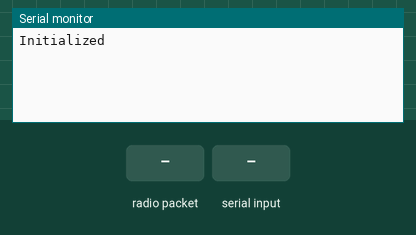
A sketch run on a simulated Arduino Uno, built with avr-gcc and run on an emulated ATmega328P. Parts: the last lines printed to the serial monitor. The test bench sets the inputs (shaded band). No radio packets arrive unless stated.

Above: at 1.2 s.
1.3 s: radio packet "SWITCH" arrives
At 2.5 s:
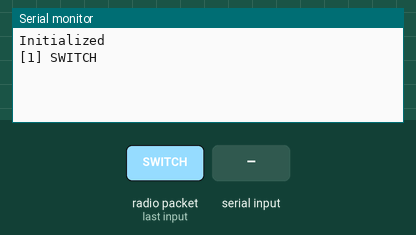
2.8 s: "LSWITCH:1\n" received over Serial
At 4.1 s:
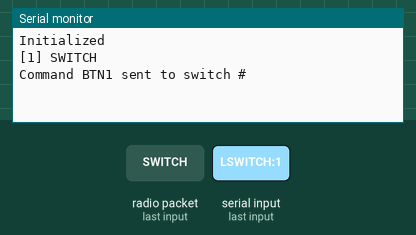
4.4 s: radio packet "ON" arrives
At 5.1 s:
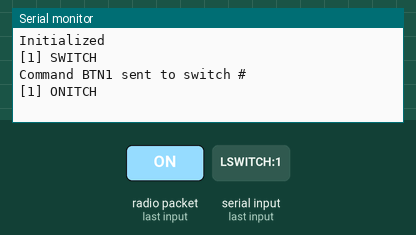
5.9 s: "LSWITCH\n" received over Serial
At 6.6 s:
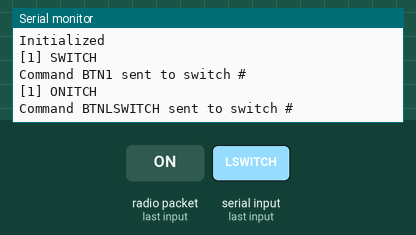
7.5 s: radio packet "PROJECTOR" arrives
At 8.6 s:
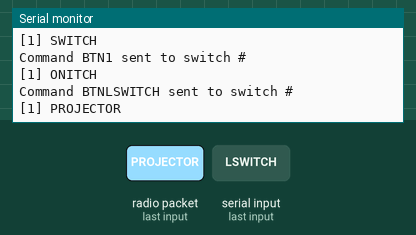
9.0 s: radio packet "LSWITCH" arrives
At 9.8 s:
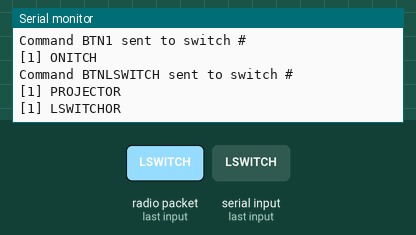

The sketch:

WSN_Base.ino
```cpp
// rf69_reliable_datagram_server.pde
// -*- mode: C++ -*-
// Example sketch showing how to create a simple addressed, reliable messaging server
// with the RHReliableDatagram class, using the RH_RF69 driver to control a RF69 radio.
// It is designed to work with the other example rf69_reliable_datagram_client
// Tested on Moteino with RFM69 http://lowpowerlab.com/moteino/
// Tested on miniWireless with RFM69 www.anarduino.com/miniwireless
// Tested on Teensy 3.1 with RF69 on PJRC breakout board

#include "config.h"
#include "debug.h"
#include <RHReliableDatagram.h>
#include <RH_RF69.h>
#include <SPI.h>
#include <RCSwitch.h>
#include <IRremote.h>

// Singleton instance of the radio driver
RH_RF69 driver;
//RH_RF69 driver(15, 16); // For RF69 on PJRC breakout board with Teensy 3.1

// Class to manage message delivery and receipt, using the driver declared above
RHReliableDatagram manager(driver, NODEID);

RCSwitch mySwitch = RCSwitch();

IRsend irsend;

void setup()
{
  Serial.begin(9600);
  if (!manager.init())
    Serial.println("init failed");
  // Defaults after init are 434.0MHz, modulation GFSK_Rb250Fd250, +13dbM

  // If you are using a high power RF69, you *must* set a Tx power in the
  // range 14 to 20 like this:
  driver.setTxPower(20);

  // Transmitter is connected to Arduino Pin #10
  mySwitch.enableTransmit(5);

  // Optional set pulse length.
  mySwitch.setPulseLength(190);

  // Optional set protocol (default is 1, will work for most outlets)
  // mySwitch.setProtocol(2);

  // Optional set number of transmission repetitions.
  mySwitch.setRepeatTransmit(15);

  Serial.println("Initialized");
}

const byte MSG_LEN=20;
uint8_t data[] = "OK";
// Dont put this on the stack:
unsigned char commandBuf[MSG_LEN];
uint8_t buf[MSG_LEN];

String commandString;

void loop()
{
  if (manager.available())
  {
    // Wait for a message addressed to us from the client
    uint8_t len = sizeof(buf);
    uint8_t from;
    if (manager.recvfromAck(buf, &len, &from))
    {
      Serial.print("[");
      Serial.print(from);
      Serial.print("] ");
      Serial.println((char*)buf);
    }
  }

  //process any serial input
  if (Serial.available() > 0)
  {
    char received = Serial.read();
    //Serial.print(received);

    // Process message when new line character is recieved
    if (received == '\n' || received == '\r') {
      //Serial.print("\n\r");
      if (commandString.startsWith("SWITCH")) {
        int switchNumber = commandString.charAt(6) - '0';
        String status = commandString.substring(7);
        int switchState = (status == "ON" ? 0 : 1);
        //Serial.print("Sending command to switch #"); Serial.println(switchNumber);
        mySwitch.send(switchCodes[switchState][switchNumber - 1], 24);
      } else if (commandString.startsWith("PROJECTOR")) {
        if (commandString.endsWith("ON"))
        {
          for (int i = 0; i < 2; i++) {
            irsend.sendNEC(0xC1AA09F6, 32);
            delay(40);
          }
        } else if (commandString.endsWith("OFF"))
        {
          for (int i = 0; i < 2; i++) {
            irsend.sendNEC(0xC1AA09F6, 32);
            delay(40);
          }
          delay(1000);
          for (int i = 0; i < 2; i++) {
            irsend.sendNEC(0xC1AA09F6, 32);
            delay(40);
          }
        }
      } else if (commandString.startsWith("LSWITCH")) {
        // Send a message to the switch
        int indexOfColon = commandString.indexOf(':');
        String switchNumber = commandString.substring(7, indexOfColon);
        String command = "BTN" + commandString.substring(indexOfColon + 1);
        //Serial.println("Sending command " + command + " to switch #" + switchNumber);
        command.getBytes(commandBuf, MSG_LEN);
        if (manager.sendtoWait((uint8_t *)commandBuf, sizeof(commandBuf), switchNumber.toInt())) {
          Serial.println("Command " + command + " sent to switch #" + switchNumber);
        }
        else
          Serial.println("Command " + command + " failed to sent to switch #" + switchNumber);
        delay(500);
      }

      commandString = ""; // Clear recieved buffer
    } else {
      commandString += received;
    }
  }
}
```

debug.h
```cpp
#pragma once

#if defined(SERIAL_BAUD)

#define  DEBUGGING  1
#define  DEBUG(...)     Serial.print(__VA_ARGS__)
#define  DEBUGLN(...)   Serial.println(__VA_ARGS__)
#else
#define  DEBUG(...)
#define  DEBUGLN(...)
#endif
```

config.h
```cpp
#define  NODEID       1
//#define  NODEID       10 // Water heater
//#define  NODEID       13 // Electric meter pulse counter
//#define  NODEID       11 // Hot tub
//#define  NODEID       12 // Garage
//#define  NODEID       20 // Test
#define  MASTERID     1
#define  NETWORKID    112

#define  SERIAL_BAUD  9600

#define  USE_RFM12B          0
#define  USE_RFM69           0

#define  AUDIO_INPUT        A0
#define  AUDIO_POWER_ENABLE A1
#define  RELAY_ON           A2
#define  RELAY_OFF          A3
#define  TEMPERATURE_INPUT  A4
#define  RANDOM_INPUT       A5

#define  AUDIO_SAMPLE_MS      20

#define  DEFAULT_BEACON_TIME  8000
#define  DEFAULT_SAMPLE_TIME  8000

#define  KEY_SOUND        1
#define  KEY_TEMPERATURE  2
#define  KEY_RELAY        3
#define  KEY_ELECTRIC_METER_READING        12

#define   KEY_SOUND_UP   4
#define   KEY_SOUND_DOWN 5

#define   KEY_TEMPERATURE_UP    6
#define   KEY_TEMPERATURE_DOWN  7

#define  KEY_VOLUME         8
#define   KEY_VOLUME_UP     9
#define   KEY_VOLUME_DOWN  10

#define   KEY_RELAY_STATUS  11

#define  KEY_POWER        130
#define  KEY_STATUS       131
#define  KEY_BEACON_TIME  132
#define  KEY_SAMPLE_TIME  133
#define  KEY_PULSE_COUNT  134


// -----------

static const unsigned long switchCodes[2][5] =
  {
    {
      // On
      4281651,
      4281795,
      4282115,
      4283651,
      4289795
    },
    {
      // Off
      4281660,
      4281804,
      4282124,
      4283660,
      4289804
    }
  };
```

Measured:
- after the input at 1.3 s, the serial monitor: prints a new line at once (image 1)
- after the input at 2.8 s, the serial monitor: prints a new line after 0.11 s (image 2)
- after the input at 4.4 s, the serial monitor: prints a new line at once (image 3)
- after the input at 5.9 s, the serial monitor: prints a new line after 0.11 s (image 4)
- after the input at 7.5 s, the serial monitor: prints a new line at once (image 5)
- after the input at 9.0 s, the serial monitor: prints a new line at once (image 6)
